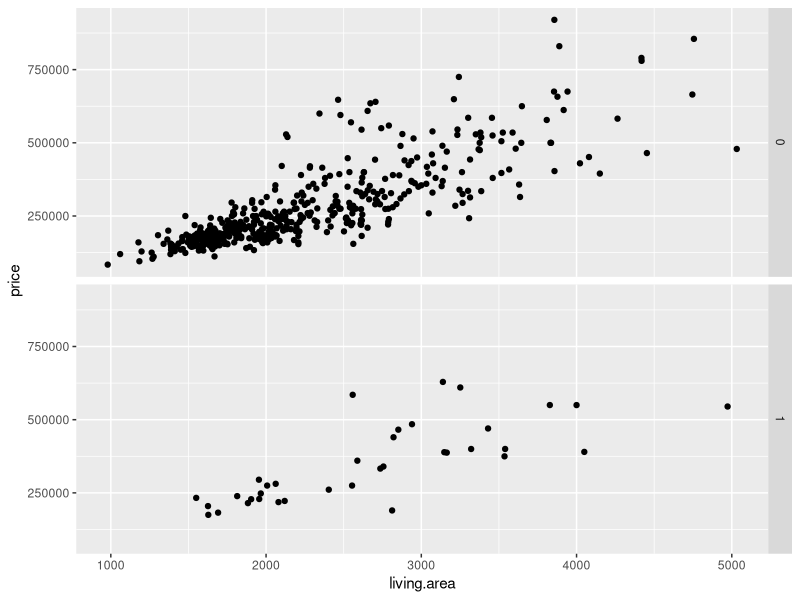

This figure's R source:
#--------------------------------------------------------------------------------------
#--------------------------------------------------------------------------------------
# solutions to the R exam 2016-06-15
# Josef Wilzén
#--------------------------------------------------------------------------------------
#--------------------------------------------------------------------------------------


# set up:
#install.packages("lubridate")
#install.packages("stringr")
#install.packages("ggplot2")


# specify path to files:
path<-"/home/josef/Dropbox/Josef/732G33_VT2016/KursRprgmTeacher/Exams/732G33 exam 2016-08-10 all files/"
setwd(path)


#--------------------------------------------------------------------------------------
# 1
#--------------------------------------------------------------------------------------
# a)
?floor
x<-c(2000)
y<-exp(floor(1+100/x^3)+1/sin(x))
y

# b
my_vect<-rep(1:15,each=3)
my_vect

# c)
data(trees)
last_index<-(dim(trees)[1]-2):dim(trees)[1]
my_df<-rbind(trees[1:3,],trees[last_index,])
my_df

# d)
list(a=4:2,b=rep(c(TRUE,FALSE,TRUE),2),c=c(NULL),d=matrix(10:1,2,5))



#--------------------------------------------------------------------------------------
# 2
#--------------------------------------------------------------------------------------
# a)

for(i in 1:100){
  if(i%%13==0){
    print(round(sqrt(i),1))
  }
}



# b)
i<-1
cum_sum<-0
while(i<=13){
  if(i%%2==1){
    cum_sum<-cum_sum+i
    print(cum_sum)
  }
  i<-i+1
}

#--------------------------------------------------------------------------------------
# 3
#--------------------------------------------------------------------------------------
# a)
library(stringr)
library(lubridate)

rm(list=ls())
production<-read.csv("production.csv")
head(production)

# b)
# i)
production$date<-ymd(production$date)
class(production$date)

index1<-wday(production$date,label = TRUE)=="Sun"|wday(production$date,label = T)=="Sat"
answer_i<-sum(production$iron[index1])
answer_i

# ii)
index2<-month(production$date,label = TRUE)=="Mar"
answer_ii<-sum(production$wood[index2])
answer_ii

# iii)
# sortera production först
production2<-production[order(production$date),]
head(production2,10)
start_date<-ymd("2003-10-13")
end_date<-ymd("2009-03-12")
index3<-production2$date>=start_date&production2$date<=end_date
answer_iii<-sum(production2[index3,2:3])
answer_iii


# c)
# data:
robot<-readLines(con = "wiki_robot.txt")
wiki_R<-robot<-readLines(con = "wiki_R.txt")

# funciton:
letter_conut<-function(x,test){
  test_letters<-test
  count<-vector("numeric",length(test))
  for(i in 1:length(test)){
    temp<-str_extract_all(x,pattern = test[i])
    count[i]<-sum(sapply(temp,length))
  }  
  result<-data.frame(letters=test,count=count)
  return(result)
}

letter_conut(x = robot,test = c("a","g"))
letter_conut(x = robot,test = c("a","b","c"))
letter_conut(x = wiki_R,test = c("h","z","t","p"))
letter_conut(x = wiki_R,test = c("i"))



#--------------------------------------------------------------------------------------
# 4
#--------------------------------------------------------------------------------------
# a)
skewness <- function(x){
  x_bar <- mean(x)
  n <- length(x)
  taljare <- sum(((x - x_bar)^3))/n
  namnare <- (sum(((x - x_bar)^2))/n)^(3/2)
  return(taljare/namnare)
}

skewness(x=1:100)
data(iris)
skewness(x=iris[,1])


# b)

skewness_list<-function(x){
  n<-length(x)
  res<-vector("list",n)
  names(res)<-names(x)
  for(i in 1:n){
    a<-skewness(x[[i]])
    b<-length(x[[i]])
    res[[i]]<-c(a,b)
  }
  return(res)
}


a<-list(hej=1:100) 
b<-list(h=c(1,40,12,9),g=1:100,tree=trees[,1]) 
test1<-skewness_list(x = a) 
test2<-skewness_list(x = b) 
test1 
test2


# c)

bus_price<-function(X){
  n<-dim(X)[1]
  res<-vector("numeric",n)
  for(i in 1:n){
    if(X$type[i]=="day"){
      price<-100*X$zones[i]
    } else{
      price<-1000*X$zones[i]
    }
    if(X$age[i]=="youth"){
      price<-price*0.7
    }else if(X$age[i]=="senior"){
      price<-price*0.9
    }
    res[i]<-price
  }
  return(res)
}

a1<-expand.grid(age=c("adult","youth","senior"),zones=c(1:2),type=c("day","month")) 
a2<-data.frame(age=c("youth","senior"),zones=4:5,type=c("month","day")) 
a3<-data.frame(age=c("adult"),zones=7,type=c("day"))

b1<-bus_price(X = a1) 
b2<-bus_price(X = a2) 
b3<-bus_price(X = a3) 
b1
b2 
b3


#--------------------------------------------------------------------------------------
# 5
#--------------------------------------------------------------------------------------
# a)

data(iris)
y<-iris[,1]
X<-cbind(1,as.matrix(iris[2:4]))


beta<-solve(t(X)%*%X)%*%t(X)%*%y
beta

# b) 
x<-c("a","b","c","d")
set.seed(967)
sample(x = x,size = 10,replace = TRUE)


# c)
hus<-read.table(file = "HUS_eng.txt",header = TRUE,sep = ",",dec = ".")
head(hus)

# i)
library(ggplot2)
ggplot(data = hus,aes(x=living.area,y=price))+geom_point()+facet_grid(pool~.)


# ii)

y<-t.test(x = hus$living.area,mu = 2100,conf.level = 0.99)
y
t_val<-y$statistic
p_val<-y$p.value
t_val
p_val
# iii)

aggregate(x = hus$price,by = list(hus$no.bedroom),median)
